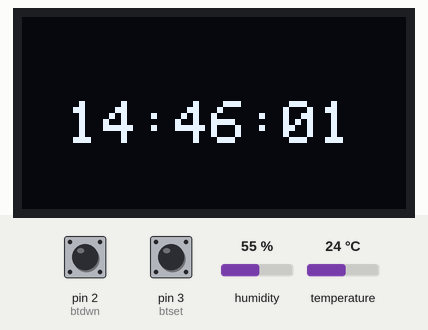
Bench run of a sketch on a simulated Arduino Uno, built with avr-gcc and run on an emulated ATmega328P. On the bench: 128×64 one-colour display. The inputs (shaded band) are chosen by the test bench; at power-on: pin 2 (btdwn) LOW, pin 3 (btset) LOW, humidity 55 %, temperature 24 °C.

Above: at 2.1 s.
3.3 s: pin 2 (btdwn) driven HIGH
At 4.3 s:
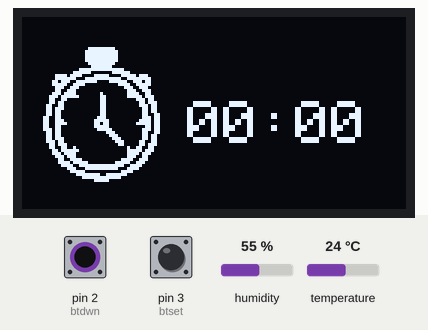
4.9 s: pin 2 (btdwn) pulsed LOW 5 times (0.12 s each, 0.3 s apart)
At 5.32 s:
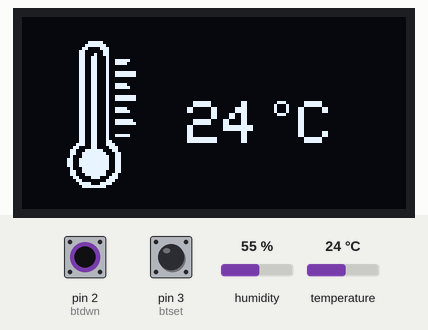
At 6.12 s:
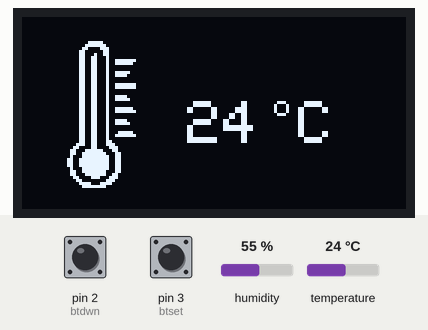
Timing chart, 0 to 7.9 s (numbered marks = the images above; inputs shaded):
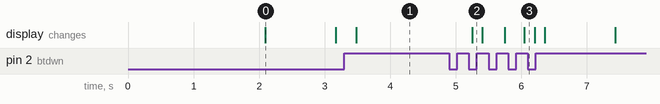

The sketch:

smartwatchtimetest.ino
```cpp
#define btdwn 2
#define btset 3

#include <Wire.h>
#include <Adafruit_GFX.h>
#include <Adafruit_SSD1306.h>
#include <display_SW.h>
#include <dht.h>

#define NT 20


#define SCREEN_WIDTH 128 // OLED display width, in pixels
#define SCREEN_HEIGHT 64 // OLED display height, in pixels
#define PIN_WIRE_SDA  7
#define PIN_WIRE_SCL  8

dht DHT;

#define DHT11_PIN A0

//// Declaration for an SSD1306 display connected to I2C (SDA, SCL pins)
#define OLED_RESET     -1 // Reset pin # (or -1 if sharing Arduino reset pin)
Adafruit_SSD1306 display(SCREEN_WIDTH, SCREEN_HEIGHT, &Wire, OLED_RESET);

uint32_t Tcounter = 53160;
int mins = 0, hrs = 0;
bool prev = 0;
bool stwt = 0;
uint32_t Tstop = 0;
int stemp = 0;
int nani = 0;

enum page_e{
  tclock,
  pstopwatch,
  ptemps,
};

enum page_e page = tclock;


/* 4 Tasks:
 *     T1 - T = 100ms   -> Led d1 toggle
 *     T2 - T = 200ms   -> Led d2 toggle
 *     T3 - T = 600ms   -> Led d3 toggle
 *     T4 - T = 100ms   -> Led d4 copied from button A1
 */

void temp_meas(){
  int chk = DHT.read11(DHT11_PIN);
  stemp = DHT.temperature;
  //Serial.println(stemp);
}

void time_counter(){
  Tcounter++;
  //Serial.println("Added");
}

void stop_counter(){
  if(stwt){
    Tstop++;
  }
  //Serial.println(Tstop);
}

void SWtemps() {
    display.clearDisplay();

    // Display count animation image (assuming heartAnimation is defined elsewhere in your code)
    nani++;
    if(nani == 2){
      nani = 0;
    }
    display.drawBitmap(0, 0, temp[nani], 128, 64, WHITE);


    display.setTextSize(2); // Draw 2X-scale text
    display.setTextColor(SSD1306_WHITE);
    display.setCursor(55, 28); // Adjust this cursor to place text correctly

    // Print temp value
    display.println(stemp);

    // Print ºC
    display.drawCircle(86, 30, 2, SSD1306_WHITE); // Adjust cursor position for "º" and Draw
    display.setCursor(92, 28);
    display.print("C");

    display.display();
}

void SWclock() {
    display.clearDisplay();

    int secs;

    secs = Tcounter % 60;
    mins = (Tcounter / 60) % 60;
    hrs = Tcounter / 3600 % 24;

    // Display the clock
    display.setTextSize(2);
    display.setTextColor(SSD1306_WHITE);
    display.setCursor(15, 28);
    /*display.println(hrs);  //HOURS (CHANGE HERE)
    display.setCursor(60, 28);
    display.println(F(":"));
    display.setCursor(80, 28); //MINUTES (CHANGE HERE)
    display.println(mins);*/
    String stime;
    //stime = String(hrs) + " : " + String(mins) + " : " + String(secs);
    stime = String(hrs) + ":" + (mins < 10 ? "0" : "") + String(mins) + ":" + (secs < 10 ? "0" : "") + String(secs);
    display.println(stime);

    display.display();
}

void SWstopwatch() {
    display.clearDisplay();

    // Display count animation image (assuming heartAnimation is defined elsewhere in your code)
    display.drawBitmap(0, 0, stopwatch, 128, 64, WHITE);

        // Display heart rate "90" and "BPM" text
    display.setTextSize(2); // Draw 2X-scale text
    display.setTextColor(SSD1306_WHITE);
    display.setCursor(55, 28);

    int hrs2, mins2, secs;

    secs = Tstop % 60;
    mins2 = (Tstop / 60) % 60;
    /*display.println(F("00"));
    display.setCursor(68, 28);
    display.println(F(":"));
    display.setCursor(76, 28);
    display.println(F("72"));
    display.setCursor(96, 28);
    display.println(F(":"));
    display.setCursor(104, 28);
    display.println(F("04"));*/
    String stime;
    //stime = String(hrs) + " : " + String(mins) + " : " + String(secs);
    stime = (mins2 < 10 ? "0" : "") + String(mins2) + ":" + (secs < 10 ? "0" : "") + String(secs);
    display.println(stime);

    display.display();
}


void drawcall() {
  switch (page){
    case tclock:
      SWclock();
      break;

    case pstopwatch:
      SWstopwatch();
      break;

    case ptemps:
      SWtemps();
      break;

  }

  //Serial.println("I drew");
}


typedef struct {
  /* period in ticks */
  int period;
  /* ticks until next activation */
  int delay;
  /* function pointer */
  void (*func)(void);
  /* activation counter */
  int exec;
} Sched_Task_t;


Sched_Task_t Tasks[NT];


int Sched_Init(void){
  for(int x=0; x<NT; x++)
    Tasks[x].func = 0;
  /* Also configures interrupt that periodically calls Sched_Schedule(). */
  noInterrupts(); // disable all interrupts
  TCCR1A = 0;
  TCCR1B = 0;
  TCNT1 = 0;

//OCR1A = 6250; // compare match register 16MHz/256/10Hz
//OCR1A = 31250; // compare match register 16MHz/256/2Hz
  OCR1A = 31;    // compare match register 16MHz/256/2kHz
  TCCR1B |= (1 << WGM12); // CTC mode
  TCCR1B |= (1 << CS12); // 256 prescaler
  TIMSK1 |= (1 << OCIE1A); // enable timer compare interrupt
  interrupts(); // enable all interrupts
}

int Sched_AddT(void (*f)(void), int d, int p){
  for(int x=0; x<NT; x++)
    if (!Tasks[x].func) {
      Tasks[x].period = p;
      Tasks[x].delay = d;
      Tasks[x].exec = 0;
      Tasks[x].func = f;
      return x;
    }
  return -1;
}


void Sched_Schedule(void){
  for(int x=0; x<NT; x++) {
    if(Tasks[x].func){
      if(Tasks[x].delay){
        Tasks[x].delay--;
      } else {
        /* Schedule Task */
        Tasks[x].exec++;
        Tasks[x].delay = Tasks[x].period-1;
      }
    }
  }
}


void Sched_Dispatch(void){
  for(int x=0; x<NT; x++) {
    if((Tasks[x].func)&& (Tasks[x].exec)) {
      Tasks[x].exec=0;
      Tasks[x].func();

      /* Delete task if one-shot */
      if(!Tasks[x].period) Tasks[x].func = 0;
      return; // fixed priority version!
    }
  }
}

void bts() {
  if(digitalRead(btdwn)){
    if(!prev){
      //Serial.println("BTdwn Pressed");
      page = (page + 1) % 3;
      prev = 1;
    }
  } else if(digitalRead(btset)){
    if(!prev){
      if(page == pstopwatch){
        //Serial.println("BTset Pressed");
        stwt = !stwt;
        if(stwt){
          Tstop = 0;
        }
      }
      prev = 1;
    }
  } else{
    prev = 0;
  }
}


// the setup function runs once when you press reset or power the board
void setup() {

  Serial.begin(9600);

  //initialize display
  //  ------------------- For i2c -------------------
//  // SSD1306_SWITCHCAPVCC = generate display voltage from 3.3V internally
  if(!display.begin(SSD1306_SWITCHCAPVCC, 0x3C)) {
    //Serial.println(F("SSD1306 allocation failed"));
    for(;;); // Don't proceed, loop forever
  }
  //Serial.println(F("Initialized!"));

  // Show initial display buffer contents on the screen --
  display.clearDisplay();
  display.drawBitmap(0, 0, logoxinasung, 128, 64, WHITE);
  display.display();
  delay(2000);

  // initialize digital pin LED_BUILTIN as an output.
  pinMode(btdwn, INPUT);
  pinMode(btset, INPUT);
  Sched_Init();

  Sched_AddT(bts, 1, 100);
  Sched_AddT(drawcall, 1, 300);
  Sched_AddT(temp_meas, 5, 10000);
  Sched_AddT(time_counter, 1, 2000);
  Sched_AddT(stop_counter, 2, 2000);


}


ISR(TIMER1_COMPA_vect){//timer1 interrupt
  Sched_Schedule();
}


// the loop function runs over and over again forever
void loop() {
  Sched_Dispatch();
}
```

Measured:
- after the input at 3.3 s, the display: changes after 0.18 s (image 1)
- after the input at 4.9 s, the display: changes after 0.35 s (image 2)
- what the display in image 0 shows lasts 1.1 s, from 2.1 s to 3.2 s
